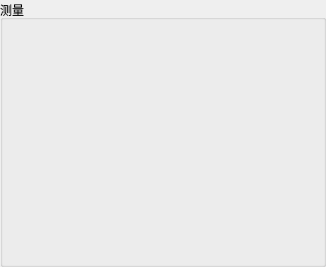
        <widget class="QGroupBox" name="groupBox_9">
         <property name="minimumSize">
          <size>
           <width>0</width>
           <height>0</height>
          </size>
         </property>
         <property name="maximumSize">
          <size>
           <width>16777215</width>
           <height>16777215</height>
          </size>
         </property>
         <property name="styleSheet">
          <string notr="true">QPushButton {
	min-width: 70px;
	max-width: 70px;
	min-height: 70px;
	max-height: 70px;
}</string>
         </property>
         <property name="title">
          <string>测量</string>
         </property>
         <layout class="QGridLayout" name="gridLayout_2">
          <item row="0" column="0">
           <widget class="QPushButton" name="pushButton_48">
            <property name="styleSheet">
             <string notr="true">QPushButton {
    background-image: url(:/Image/icon/huaxian_1.png);  /* 正常状态图片 */
    background-repeat: no-repeat;
    background-position: center;
    border: none;  /* 可选：移除边框 */
}

QPushButton:hover {
    background-image: url(:/Image/icon/huaxian_2.png);  /* 悬停状态图片 */
}</string>
            </property>
            <property name="text">
             <string/>
            </property>
           </widget>
          </item>
          <item row="0" column="1">
           <widget class="QPushButton" name="pushButton_34">
            <property name="styleSheet">
             <string notr="true">QPushButton {
    background-image: url(:/Image/icon/juxing_1.png);  /* 正常状态图片 */
    background-repeat: no-repeat;
    background-position: center;
    border: none;  /* 可选：移除边框 */
}

QPushButton:hover {
    background-image: url(:/Image/icon/juxing_2.png);  /* 悬停状态图片 */
}</string>
            </property>
            <property name="text">
             <string/>
            </property>
           </widget>
          </item>
          <item row="0" column="2">
           <widget class="QPushButton" name="pushButton_49">
            <property name="styleSheet">
             <string notr="true">QPushButton {
    background-image: url(:/Image/icon/tuoyuan_1.png);  /* 正常状态图片 */
    background-repeat: no-repeat;
    background-position: center;
    border: none;  /* 可选：移除边框 */
}

QPushButton:hover {
    background-image: url(:/Image/icon/tuoyuan_2.png);  /* 悬停状态图片 */
}</string>
            </property>
            <property name="text">
             <string/>
            </property>
           </widget>
          </item>
          <item row="0" column="3">
           <widget class="QPushButton" name="pushButton_47">
            <property name="styleSheet">
             <string notr="true">QPushButton {
    background-image: url(:/Image/icon/jiaodu_1.png);  /* 正常状态图片 */
    background-repeat: no-repeat;
    background-position: center;
    border: none;  /* 可选：移除边框 */
}

QPushButton:hover {
    background-image: url(:/Image/icon/jiaodu_2.png);  /* 悬停状态图片 */
}</string>
            </property>
            <property name="text">
             <string/>
            </property>
           </widget>
          </item>
          <item row="1" column="0">
           <widget class="QPushButton" name="pushButton_51">
            <property name="styleSheet">
             <string notr="true">QPushButton {
    background-image: url(:/Image/icon/chexiao_1.png);  /* 正常状态图片 */
    background-repeat: no-repeat;
    background-position: center;
    border: none;  /* 可选：移除边框 */
}

QPushButton:hover {
    background-image: url(:/Image/icon/chexiao_2.png);  /* 悬停状态图片 */
}</string>
            </property>
            <property name="text">
             <string/>
            </property>
           </widget>
          </item>
          <item row="1" column="1">
           <widget class="QPushButton" name="pushButton_26">
            <property name="styleSheet">
             <string notr="true">QPushButton {
    background-image: url(:/Image/icon/huifu_1.png);  /* 正常状态图片 */
    background-repeat: no-repeat;
    background-position: center;
    border: none;  /* 可选：移除边框 */
}

QPushButton:hover {
    background-image: url(:/Image/icon/huifu_2.png);  /* 悬停状态图片 */
}</string>
            </property>
            <property name="text">
             <string/>
            </property>
           </widget>
          </item>
          <item row="1" column="2">
           <widget class="QPushButton" name="pushButton_52">
            <property name="styleSheet">
             <string notr="true">QPushButton {
    background-image: url(:/Image/icon/chicunbiaoding_1.png);  /* 正常状态图片 */
    background-repeat: no-repeat;
    background-position: center;
    border: none;  /* 可选：移除边框 */
}

QPushButton:hover {
    background-image: url(:/Image/icon/chicunbiaoding_2.png);  /* 悬停状态图片 */
}</string>
            </property>
            <property name="text">
             <string/>
            </property>
           </widget>
          </item>
          <item row="1" column="3">
           <widget class="QPushButton" name="pushButton_50">
            <property name="styleSheet">
             <string notr="true">QPushButton {
    background-image: url(:/Image/icon/dazi_1.png);  /* 正常状态图片 */
    background-repeat: no-repeat;
    background-position: center;
    border: none;  /* 可选：移除边框 */
}

QPushButton:hover {
    background-image: url(:/Image/icon/dazi_2.png);  /* 悬停状态图片 */
}</string>
            </property>
            <property name="text">
             <string/>
            </property>
           </widget>
          </item>
          <item row="2" column="0">
           <widget class="QPushButton" name="pushButton_54">
            <property name="styleSheet">
             <string notr="true">QPushButton {
    background-image: url(:/Image/icon/wanqudu_1.png);  /* 正常状态图片 */
    background-repeat: no-repeat;
    background-position: center;
    border: none;  /* 可选：移除边框 */
}

QPushButton:hover {
    background-image: url(:/Image/icon/wanqudu_2.png);  /* 悬停状态图片 */
}</string>
            </property>
            <property name="text">
             <string/>
            </property>
           </widget>
          </item>
          <item row="2" column="1">
           <widget class="QPushButton" name="pushButton_55">
            <property name="styleSheet">
             <string notr="true">QPushButton {
    background-image: url(:/Image/icon/jietu_1.png);  /* 正常状态图片 */
    background-repeat: no-repeat;
    background-position: center;
    border: none;  /* 可选：移除边框 */
}

QPushButton:hover {
    background-image: url(:/Image/icon/jietu_2.png);  /* 悬停状态图片 */
}</string>
            </property>
            <property name="text">
             <string/>
            </property>
           </widget>
          </item>
          <item row="2" column="2">
           <widget class="QPushButton" name="pushButton_8">
            <property name="styleSheet">
             <string notr="true">QPushButton {
    background-image: url(:/Image/icon/quxiaojietu_1.png);  /* 正常状态图片 */
    background-repeat: no-repeat;
    background-position: center;
    border: none;  /* 可选：移除边框 */
}

QPushButton:hover {
    background-image: url(:/Image/icon/quxiaojietu_2.png);  /* 悬停状态图片 */
}</string>
            </property>
            <property name="text">
             <string/>
            </property>
           </widget>
          </item>
          <item row="2" column="3">
           <widget class="QPushButton" name="pushButton_53">
            <property name="styleSheet">
             <string notr="true">QPushButton {
    background-image: url(:/Image/icon/quyuxuanze_1.png);  /* 正常状态图片 */
    background-repeat: no-repeat;
    background-position: center;
    border: none;  /* 可选：移除边框 */
}

QPushButton:hover {
    background-image: url(:/Image/icon/quyuxuanze_2.png);  /* 悬停状态图片 */
}</string>
            </property>
            <property name="text">
             <string/>
            </property>
           </widget>
          </item>
         </layout>
        </widget>
